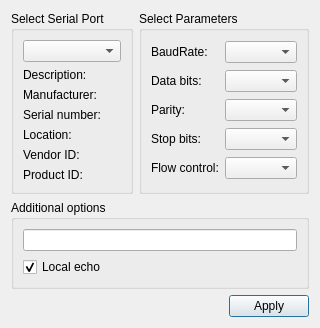
<?xml version="1.0" encoding="UTF-8"?>
<ui version="4.0">
 <class>SettingsDialog</class>
 <widget class="QDialog" name="SettingsDialog">
  <property name="geometry">
   <rect>
    <x>0</x>
    <y>0</y>
    <width>281</width>
    <height>272</height>
   </rect>
  </property>
  <property name="windowTitle">
   <string>Settings</string>
  </property>
  <layout class="QGridLayout" name="gridLayout_3">
   <item row="0" column="1">
    <widget class="QGroupBox" name="parametersBox">
     <property name="title">
      <string>Select Parameters</string>
     </property>
     <layout class="QGridLayout" name="gridLayout_2">
      <item row="0" column="0">
       <widget class="QLabel" name="baudRateLabel">
        <property name="text">
         <string>BaudRate:</string>
        </property>
       </widget>
      </item>
      <item row="0" column="1">
       <widget class="QComboBox" name="baudRateBox"/>
      </item>
      <item row="1" column="0">
       <widget class="QLabel" name="dataBitsLabel">
        <property name="text">
         <string>Data bits:</string>
        </property>
       </widget>
      </item>
      <item row="1" column="1">
       <widget class="QComboBox" name="dataBitsBox"/>
      </item>
      <item row="2" column="0">
       <widget class="QLabel" name="parityLabel">
        <property name="text">
         <string>Parity:</string>
        </property>
       </widget>
      </item>
      <item row="2" column="1">
       <widget class="QComboBox" name="parityBox"/>
      </item>
      <item row="3" column="0">
       <widget class="QLabel" name="stopBitsLabel">
        <property name="text">
         <string>Stop bits:</string>
        </property>
       </widget>
      </item>
      <item row="3" column="1">
       <widget class="QComboBox" name="stopBitsBox"/>
      </item>
      <item row="4" column="0">
       <widget class="QLabel" name="flowControlLabel">
        <property name="text">
         <string>Flow control:</string>
        </property>
       </widget>
      </item>
      <item row="4" column="1">
       <widget class="QComboBox" name="flowControlBox"/>
      </item>
     </layout>
    </widget>
   </item>
   <item row="0" column="0">
    <widget class="QGroupBox" name="selectBox">
     <property name="title">
      <string>Select Serial Port</string>
     </property>
     <layout class="QGridLayout" name="gridLayout">
      <item row="0" column="0">
       <widget class="QComboBox" name="serialPortInfoListBox"/>
      </item>
      <item row="1" column="0">
       <widget class="QLabel" name="descriptionLabel">
        <property name="text">
         <string>Description:</string>
        </property>
       </widget>
      </item>
      <item row="2" column="0">
       <widget class="QLabel" name="manufacturerLabel">
        <property name="text">
         <string>Manufacturer:</string>
        </property>
       </widget>
      </item>
      <item row="3" column="0">
       <widget class="QLabel" name="serialNumberLabel">
        <property name="text">
         <string>Serial number:</string>
        </property>
       </widget>
      </item>
      <item row="4" column="0">
       <widget class="QLabel" name="locationLabel">
        <property name="text">
         <string>Location:</string>
        </property>
       </widget>
      </item>
      <item row="5" column="0">
       <widget class="QLabel" name="vidLabel">
        <property name="text">
         <string>Vendor ID:</string>
        </property>
       </widget>
      </item>
      <item row="6" column="0">
       <widget class="QLabel" name="pidLabel">
        <property name="text">
         <string>Product ID:</string>
        </property>
       </widget>
      </item>
     </layout>
    </widget>
   </item>
   <item row="2" column="0" colspan="2">
    <layout class="QHBoxLayout" name="horizontalLayout">
     <item>
      <spacer name="horizontalSpacer">
       <property name="orientation">
        <enum>Qt::Horizontal</enum>
       </property>
       <property name="sizeHint" stdset="0">
        <size>
         <width>96</width>
         <height>20</height>
        </size>
       </property>
      </spacer>
     </item>
     <item>
      <widget class="QPushButton" name="applyButton">
       <property name="text">
        <string>Apply</string>
       </property>
      </widget>
     </item>
    </layout>
   </item>
   <item row="1" column="0" colspan="2">
    <widget class="QGroupBox" name="additionalOptionsGroupBox">
     <property name="title">
      <string>Additional options</string>
     </property>
     <layout class="QVBoxLayout" name="verticalLayout">
      <item>
       <widget class="QLineEdit" name="lineEdit"/>
      </item>
      <item>
       <widget class="QCheckBox" name="localEchoCheckBox">
        <property name="text">
         <string>Local echo</string>
        </property>
        <property name="checked">
         <bool>true</bool>
        </property>
       </widget>
      </item>
     </layout>
    </widget>
   </item>
  </layout>
 </widget>
 <resources/>
 <connections/>
</ui>
